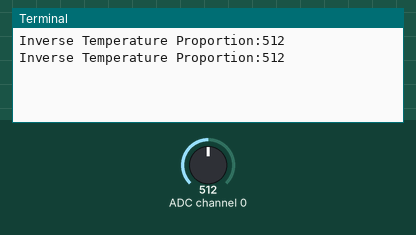
Recording of a program running on a simulated Raspberry Pi (BCM pin numbers). Shown: the last lines printed to the terminal. The test bench sets the inputs (shaded band); at power-on: ADC channel 0 = 512 (analog values on the 0–1023 scale).

Above: at 1.2 s.
1.3 s: ADC channel 0 set to 716
At 2.5 s:
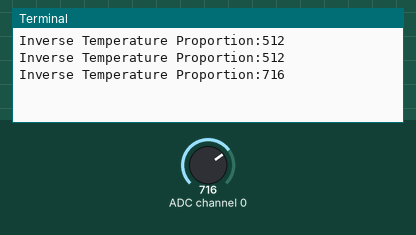
2.8 s: ADC channel 0 set to 900
At 3.8 s:
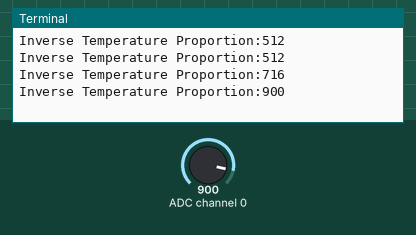
Timing chart, 0 to 5.8 s (numbered marks = the images above; inputs shaded):
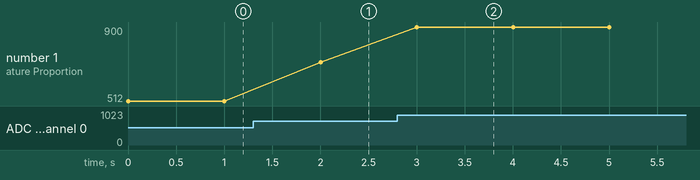

Measured:
- after the input at 1.3 s, the terminal: prints a new line after 0.70 s (image 1)
- after the input at 2.8 s, the terminal: prints a new line after 0.20 s (image 2)
- plotted number 1: 512 → 716 after the input at 1.3 s, 716 → 900 after the input at 2.8 s

The program:

temp.py
```python
# (licence header left out)
import RPi.GPIO as GPIO
import time
import spidev

spi =spidev.SpiDev()
spi.open(0,0)

def ReadChannel(channel):
	adc = spi.xfer2([1, (8+channel)<<4, 0])
	data = ((adc[1] & 3) << 8) + adc[2]
	return data


delay = 1
temp_channel = 0

try:
	while True:
		temp_level = ReadChannel(temp_channel)
		print("Inverse Temperature Proportion:{}".format(temp_level))
		time.sleep(delay)

except KeyboardInterrupt:
	print "Exception: KeyboardInterrupt"
```
